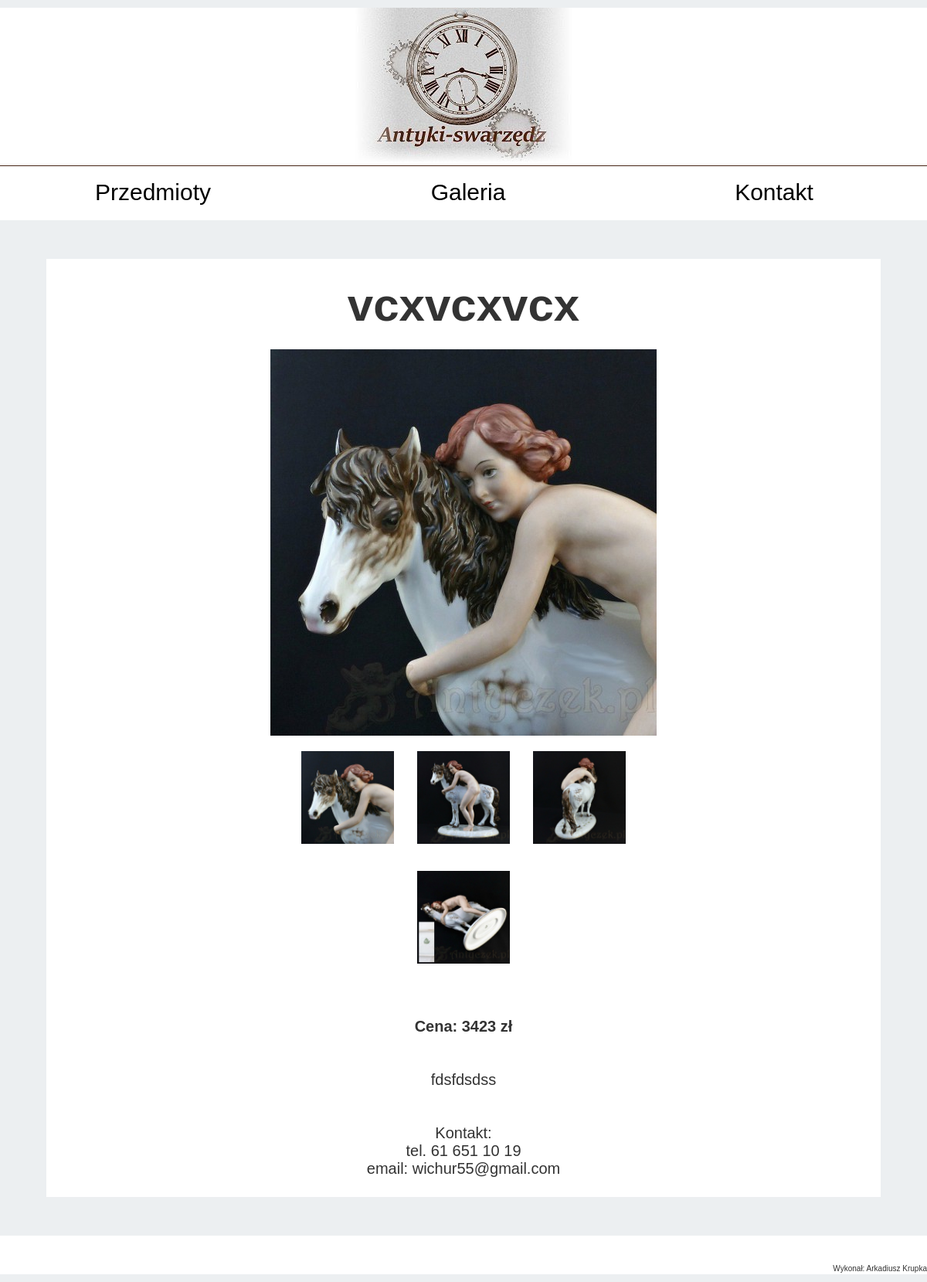
/aukcje/62.php, run on the app's committed database.
### tables this page shows
CREATE TABLE `produkty` (
  `id` int(11) NOT NULL,
  `nazwa` varchar(255) NOT NULL,
  `opis` text NOT NULL,
  `cena` int(255) NOT NULL,
  `kategoria` varchar(255) NOT NULL,
  `podkategoria` varchar(255) NOT NULL,
  `zdjecie` varchar(255) NOT NULL,
  `zdjecie2` varchar(255) NOT NULL,
  `zdjecie3` varchar(255) NOT NULL,
  `zdjecie4` varchar(255) NOT NULL,
  `zdjecie5` varchar(255) NOT NULL
);

### aukcje/62.php (the view, shortened to what this page needs)
<!DOCTYPE html>
<html lang="pl" dir="ltr">
  <head>
    <link rel="stylesheet" href=" ../style/style.css">
    <link rel="stylesheet" type="text/css" href="../style/lightbox.min.css">
    <link rel="stylesheet" href="https://use.fontawesome.com/releases/v5.2.0/css/solid.css">
    <link rel="stylesheet" href="https://use.fontawesome.com/releases/v5.2.0/css/fontawesome.css">
  </head>
  <body>
    <div class="container">
      <div class="header">
      <img src="../img/logo.png">
      </div>
      <div class="menu1">
        <div class="left">
        <a class="ad" href='../index.php'>Przedmioty</a></div>
          <div class="right">
          <a class="ad2" href='../kontakt.php'>Kontakt</a></div>
          <div class="right2">
          <a class="ad3" href='../galeria.php'>Galeria</a></div>
      </div>
      <div class="boxauckcja">
        <table class='ddds'><tr><td class='lewytable'></td><td class='srodkowytable'>
<?php
$connect = @new mysqli("localhost","root","","antyki");
$id=basename($_SERVER['SCRIPT_FILENAME']);
$id=substr($id,0,-4);
$query = "SELECT * FROM produkty where id=$id";
$results=mysqli_query($connect,$query);
 while($row = mysqli_fetch_array($results)){
   echo "<br><h1>".$row['nazwa']."</h1>";
   $miejsce="../uploads/";
   $miejsce .=$row['zdjecie'];
   echo "<br><img src='$miejsce'>";
   echo "<div class='row'>";
   $miejsce2="../uploads/";
   $miejsce2 .=$row['zdjecie2'];
   $miejsce3="../uploads/";
   $miejsce3 .=$row['zdjecie3'];
   $miejsce4="../uploads/";
   $miejsce4 .=$row['zdjecie4'];
   if(!strlen($row['zdjecie2'])<1)
   {
     echo "<a href='$miejsce' data-lightbox='mygallery'><img class='ddd' src='$miejsce'></a>";
     echo "<a href='$miejsce2' data-lightbox='mygallery'><img class='ddd' src='$miejsce2'></a>";
   }
   if(!strlen($row['zdjecie3'])<1)
   {
     echo "<a href='$miejsce3' data-lightbox='mygallery'><img class='ddd' src='$miejsce3'></a>";
   }
   if(!strlen($row['zdjecie4'])<1)
   {
     echo "<a href='$miejsce4' data-lightbox='mygallery'><img class='ddd' src='$miejsce4'></a>";
   }
  echo "</div><br><br><b>Cena: ".$row['cena']." zł</b><p>";
  echo "<br><br>".$row['opis']."</p>";
 }
  ?>
  <br><br>Kontakt:<br>tel. 61 651 10 19<br>email: wichur55@gmail.com<br><br>
</td><td class='prawytable'></td></tr></table>
      </div>
      <div class="stopka">
        <p>Wykonał: Arkadiusz Krupka</p>
    </div>
    </div>
  </body>
  </html>

### style/style.css (style rules this page uses)
* { box-sizing: border-box; width: auto; height: auto; margin: 0; padding: 0; font-family: Arial; color: #333333; }
.srodkowytable { width: 50%; text-align: center; height: auto; }
.prawytable { width: 25%; }
.lewytable { width: 25%; }
.ddds { width: 100%; table-layout: fixed; }
.ad { text-decoration: none; color :black; font-size: 30px; }
.left { width: 33%; text-align: center; float:left; }
.right { text-align: center; width: 33%; float:right; }
.right2 { text-align: center; width: 33%; float:right; }
.ad2 { text-decoration: none; font-size: 30px; color :black; }
.ad3 { text-decoration: none; font-size: 30px; color :black; }
body { background-color: #eceff1; }
.container { margin-top: 10px; margin-left: auto; margin-right: auto; width: auto; height: auto; background-color: white; }
.header { text-align: center; height: auto; width: 100%; border-bottom: 1px solid #462514; }
.stopka p { padding-top: 37px; }
.stopka { height: 50px; width: 100%; float: right; background-color: white; margin-top: 50px; margin-bottom: 10px; text-align: right; font-size: 10px; }
.menu1 { height: 70px; width: 100%; padding-top: 17px; }
.boxauckcja { text-align: center; margin-top: 50px; margin-left: 5%; font-size: 20px; width: 90%; float: left; background-color: white; }
h1 { font-size: 60px; }
.srodkowytable img { height: auto; max-height: 700px; max-width: 100%; }
.ddd { transition: 1s; padding: 15px; width: 150px; height: 100px; }
.row:after { content: ""; display: table; clear: both; }

### data on the page
produkty: nazwa "vcxvcxvcx", zdjecie (picture), zdjecie2 (picture), zdjecie3 (picture), zdjecie4 (picture), cena "3423", opis "fdsfdsdss"
